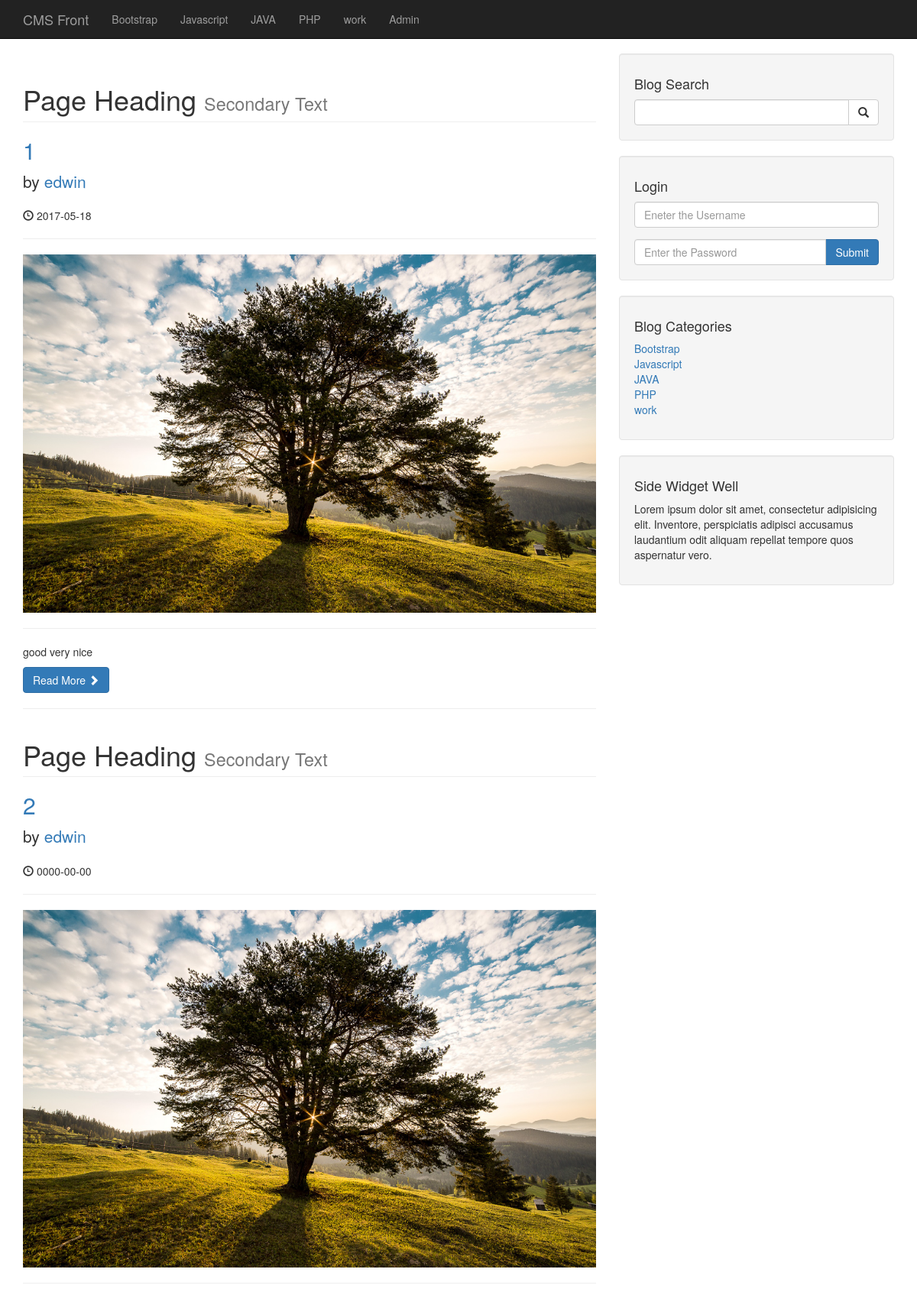
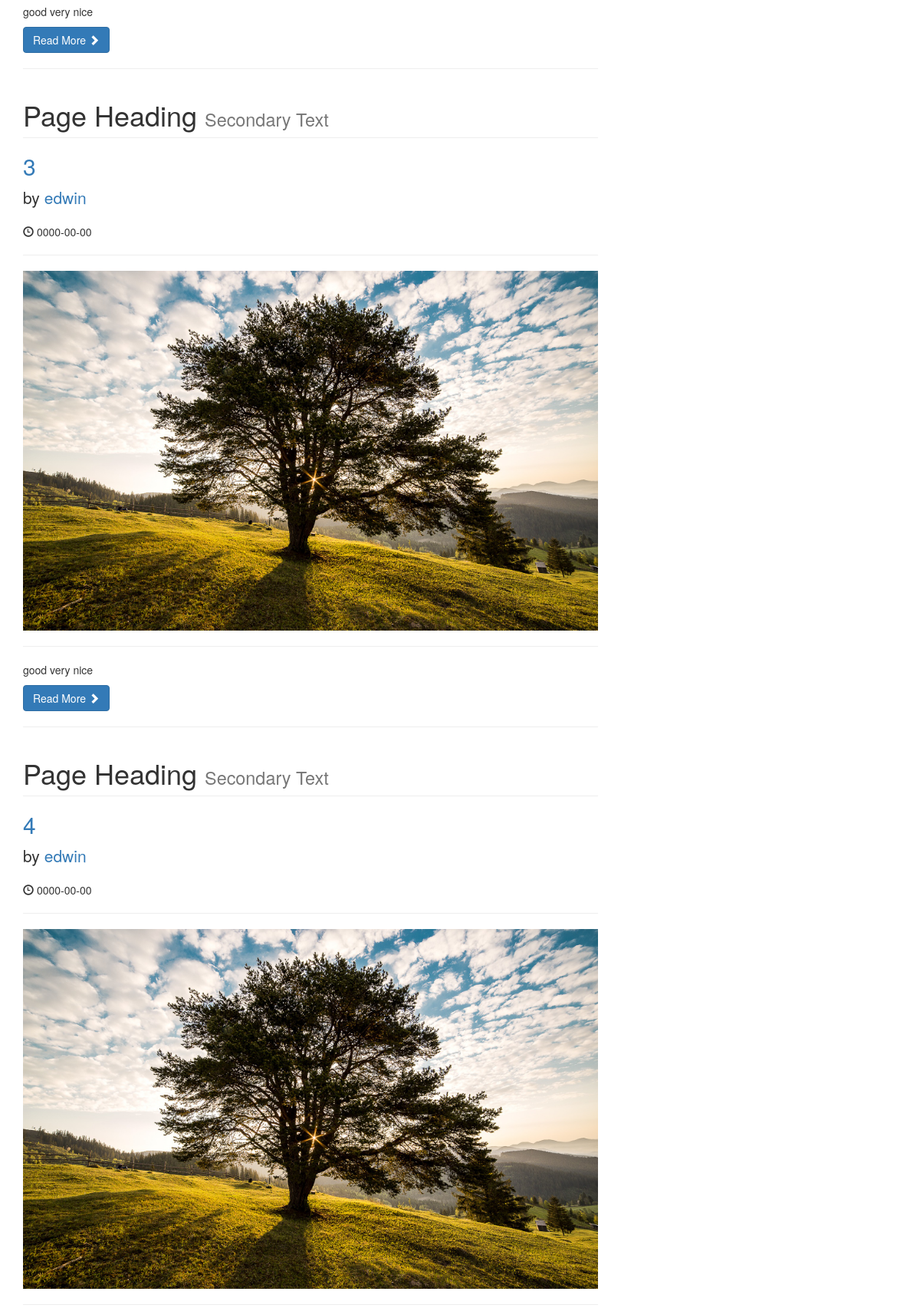
The page /category.php?category=2 (upper part) on the database its author committed (2 pictures, top to bottom).
### tables this page shows
CREATE TABLE `categories` (
  `cat_id` int(3) NOT NULL,
  `cat_title` varchar(255) NOT NULL
);

CREATE TABLE `posts` (
  `post_id` int(3) NOT NULL,
  `post_category_id` int(3) NOT NULL,
  `post_title` varchar(255) NOT NULL,
  `post_author` varchar(255) NOT NULL,
  `post_date` date NOT NULL,
  `post_image` text NOT NULL,
  `post_content` text NOT NULL,
  `post_tags` varchar(255) NOT NULL,
  `post_comment_count` int(11) NOT NULL,
  `post_status` varchar(255) NOT NULL DEFAULT 'draft'
);

### category.php (the view, shortened to what this page needs)
<?php include "includes/header.php"; ?>
<?php include "includes/db.php"; ?>
<?php include "includes/navigation.php"; ?>
    <div class="container">
        <div class="row">
            <div class="col-md-8">
                <?php
                if(isset($_GET['category'])){
                    $post_category_id=$_GET['category'];
                }
                $query="SELECT * FROM posts WHERE post_category_id=$post_category_id ";
                $select_all_posts_query=mysqli_query($connection,$query);
                while($row=mysqli_fetch_assoc($select_all_posts_query)){
                    $post_id=$row['post_id'];
                    $post_author=$row['post_author'];
                    $post_date=$row['post_date'];
                    $post_image=$row['post_image'];
                    $post_content=substr($row['post_content'],0,100);
                     ?>
                <h1 class="page-header">
                    Page Heading
                    <small>Secondary Text</small>
                </h1>
                <h2>
                    <a href="post.php?p_id=<?php echo $post_id; ?>"><?php echo $post_id; ?></a>
                </h2>
                <p class="lead">
                    by <a href="index.php"><?php echo $post_author ?></a>
                </p>
                <p><span class="glyphicon glyphicon-time"></span> <?php echo $post_date ?></p>
                <hr>
                <img class="img-responsive" src="images/<?php echo $post_image;?>" alt="">
                <hr>
                <p><?php echo $post_content ?></p>
                <a class="btn btn-primary" href="#">Read More <span class="glyphicon glyphicon-chevron-right"></span></a>
                <hr>
                <?php } ?>
            </div>
            <?php include "includes/sidebar.php"; ?>
        </div>
<?php include "includes/footer.php"; ?>

### includes/navigation.php (shortened to what this page needs)
<nav class="navbar navbar-inverse navbar-fixed-top" role="navigation">
    <div class="container">
        <div class="navbar-header">
            <a class="navbar-brand" href="index.php">CMS Front</a>
        </div>
        <div class="collapse navbar-collapse" id="bs-example-navbar-collapse-1">
            <ul class="nav navbar-nav">
                <?php
                $query="SELECT * FROM categories";
                $select_all_categories_query=mysqli_query($connection,$query);
                while($row=mysqli_fetch_assoc($select_all_categories_query)){
                    $cat_title=$row['cat_title'];
                    echo "<li><a href='#'>{$cat_title}</a></li>";
                }
                ?>
                <li>
                    <a href="admin">Admin</a>
                </li>
            </ul>
        </div>
    </div>
</nav>

### includes/sidebar.php
<div class="col-md-4">
    <div class="well">
        <h4>Blog Search</h4>
        <form action="search.php" method="post">
        <div class="input-group">
            <input name="search" type="text" class="form-control">
            <span class="input-group-btn">
                <button class="btn btn-default" type="submit" name="submit">
                    <span class="glyphicon glyphicon-search"></span>
            </button>
            </span>
        </div>
        </form>
    </div>
    <div class="well">
        <h4>Login</h4>
        <form action="includes/login.php" method="post">
        <div class="form-group">
            <input name="username" type="text" placeholder="Eneter the Username" class="form-control">
        </div>
        <div class="input-group">
            <input name="password" type="password" placeholder="Enter the Password" class="form-control">
            <span class="input-group-btn">
                <button class="btn btn-primary" name="login" type="submit">
                Submit
                </button>
            </span>
        </div>
        </form>
    </div>
    <div class="well">
        <?php
        $query="SELECT * FROM categories";
        $select_categories_sidebar=mysqli_query($connection,$query);
        ?>
        <h4>Blog Categories</h4>
        <div class="row">
            <div class="col-lg-12">
                <ul class="list-unstyled">
            <?php
                while($row=mysqli_fetch_assoc($select_categories_sidebar)){
                $cat_title=$row['cat_title'];
                $cat_id=$row['cat_id'];
                echo "<li><a href='category.php?category=$cat_id'>{$cat_title}</a></li>";
                }
            ?>
                </ul>
            </div>
        </div>
    </div>
    <?php include "includes/widget.php"; ?>
</div>

### css/blog-home.css (style rules this page uses)
body { padding-top: 70px; }

### rows shown on the page
categories: cat_title "Bootstrap"
categories: cat_title "Javascript"
categories: cat_title "JAVA"
categories: cat_title "PHP"
categories: cat_title "work"
posts: post_id "1", post_author "edwin", post_date "2017-05-18", post_image (picture), post_content "good very nice"
posts: post_id "2", post_author "edwin", post_date "0000-00-00", post_image (picture), post_content "good very nice"
posts: post_id "3", post_author "edwin", post_date "0000-00-00", post_image (picture), post_content "good very nice"
posts: post_id "4", post_author "edwin", post_date "0000-00-00", post_image (picture)
